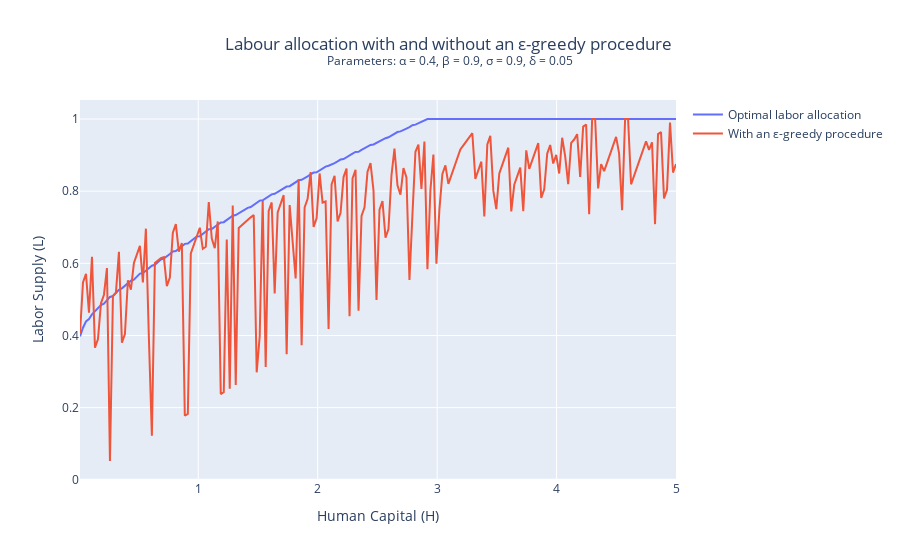

The cell this chart's notebook holds for it:
### Code cell
plot_graph(
    variable1=(H_values, optimal_L, "Optimal labor allocation"),
    variable2=(H_values, greedy_policy, "With an ε-greedy procedure"),
    xaxis_title="Human Capital (H)",
    yaxis_title="Labor Supply (L)",
    title="Labour allocation with and without an ε-greedy procedure <br><sup>Parameters: α = 0.4, β = 0.9, σ = 0.9, δ = 0.05</sup>",
    showlegend=True
)

### Figure 1 — Plotly figure (JSON) as saved in the notebook; plotly's stock layout.template omitted (floating-point values rounded to 4 significant figures; data arrays with more than 128 entries replaced by an {"elided": "..."} marker saying what was removed)
{"data": [{"mode": "lines", "name": "Optimal labor allocation", "type": "scatter", "x": {"elided": "200 float values"}, "y": {"elided": "200 float values"}}, {"mode": "lines", "name": "With an ε-greedy procedure", "type": "scatter", "x": {"elided": "200 float values"}, "y": {"elided": "200 float values"}}], "layout": {"showlegend": true, "title": {"text": "Labour allocation with and without an ε-greedy procedure <br><sup>Parameters: α = 0.4, β = 0.9, σ = 0.9, δ = 0.05</sup>", "x": 0.5, "xanchor": "center"}, "xaxis": {"title": {"text": "Human Capital (H)"}}, "yaxis": {"title": {"text": "Labor Supply (L)"}}}}
